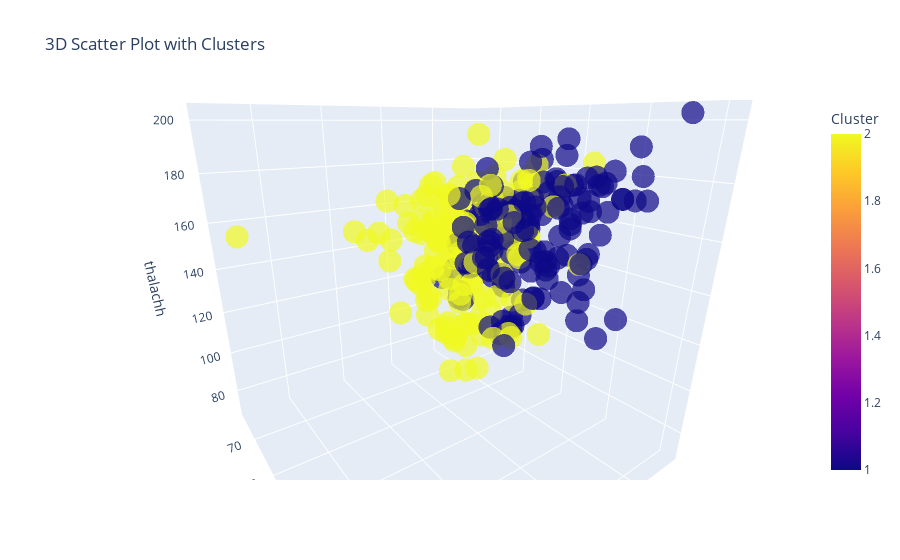

The cell this chart's notebook holds for it:
### Code cell
import pandas as pd
from scipy.cluster.hierarchy import linkage, dendrogram, fcluster
import matplotlib.pyplot as plt
import plotly.express as px

data = pd.read_csv('heart.csv')

linkage_matrix = linkage(data, method='ward') 

num_clusters = 2

clusters = fcluster(linkage_matrix, num_clusters, criterion='maxclust')

data['Cluster'] = clusters

fig = px.scatter_3d(data, x='age', y='chol', z='thalachh', color='Cluster', size_max=18, opacity=0.7,
                    title='3D Scatter Plot with Clusters')
fig.show()

### Figure 1 — Plotly figure (JSON) as saved in the notebook; plotly's stock layout.template omitted (floating-point values rounded to 4 significant figures; data arrays with more than 128 entries replaced by an {"elided": "..."} marker saying what was removed)
{"data": [{"hovertemplate": "age=%{x}<br>chol=%{y}<br>thalachh=%{z}<br>Cluster=%{marker.color}<extra></extra>", "legendgroup": "", "marker": {"color": {"elided": "303 int values"}, "coloraxis": "coloraxis", "opacity": 0.7, "symbol": "circle"}, "mode": "markers", "name": "", "scene": "scene", "showlegend": false, "type": "scatter3d", "x": {"elided": "303 int values"}, "y": {"elided": "303 int values"}, "z": {"elided": "303 int values"}}], "layout": {"autosize": true, "coloraxis": {"colorbar": {"title": {"text": "Cluster"}}, "colorscale": [[0, "#0d0887"], [0.1111, "#46039f"], [0.2222, "#7201a8"], [0.3333, "#9c179e"], [0.4444, "#bd3786"], [0.5556, "#d8576b"], [0.6667, "#ed7953"], [0.7778, "#fb9f3a"], [0.8889, "#fdca26"], [1, "#f0f921"]]}, "legend": {"tracegroupgap": 0}, "scene": {"aspectmode": "auto", "aspectratio": {"x": 1, "y": 1, "z": 1}, "camera": {"center": {"x": 0, "y": 0, "z": 0}, "eye": {"x": -0.9991, "y": 0.7201, "z": 0.4536}, "projection": {"type": "perspective"}, "up": {"x": 0, "y": 0, "z": 1}}, "domain": {"x": [0, 1], "y": [0, 1]}, "xaxis": {"title": {"text": "age"}, "type": "linear"}, "yaxis": {"title": {"text": "chol"}, "type": "linear"}, "zaxis": {"title": {"text": "thalachh"}, "type": "linear"}}, "title": {"text": "3D Scatter Plot with Clusters"}}}
